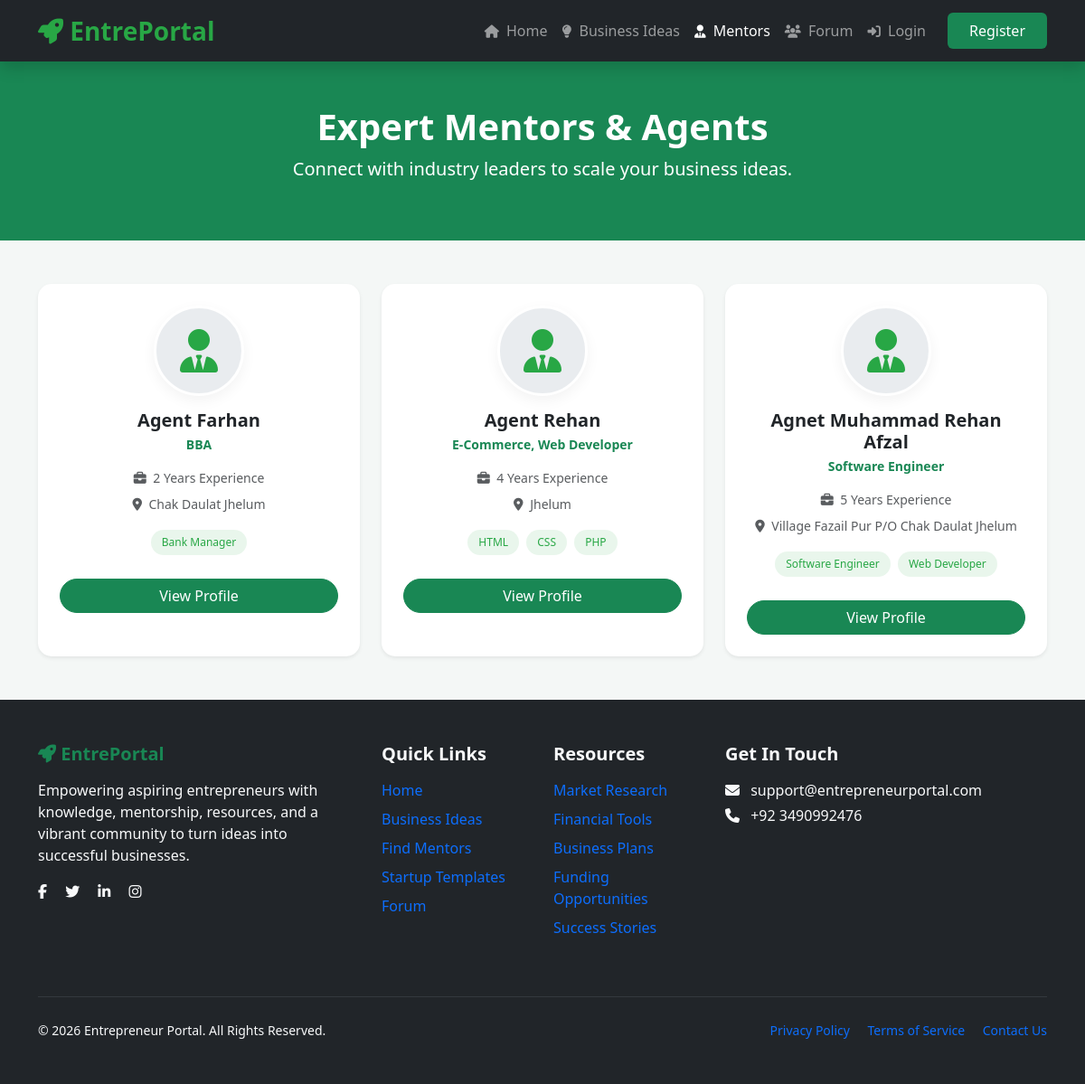
Page /view-mentors.php on the committed database.
### tables this page shows
CREATE TABLE `agents` (
  `id` int(11) NOT NULL,
  `user_id` int(11) NOT NULL,
  `business_domain` varchar(150) NOT NULL,
  `experience_years` int(11) DEFAULT NULL,
  `expertise` text DEFAULT NULL,
  `linkedin_profile` varchar(255) DEFAULT NULL,
  `profile_completed` tinyint(1) DEFAULT 0,
  `created_at` timestamp NOT NULL DEFAULT current_timestamp(),
  `updated_at` timestamp NOT NULL DEFAULT current_timestamp() ON UPDATE current_timestamp()
);

CREATE TABLE `users` (
  `id` int(11) NOT NULL,
  `full_name` varchar(100) NOT NULL,
  `email` varchar(100) NOT NULL,
  `password` varchar(255) NOT NULL,
  `phone` varchar(20) DEFAULT NULL,
  `bio` text DEFAULT NULL,
  `location` varchar(100) DEFAULT NULL,
  `role` enum('user','agent','admin') NOT NULL DEFAULT 'user',
  `status` enum('pending','approved','rejected') NOT NULL DEFAULT 'pending',
  `created_at` timestamp NOT NULL DEFAULT current_timestamp()
);

### view-mentors.php (the view, shortened to what this page needs)
<?php
include 'config.php';
$query = "SELECT u.id, u.full_name, u.location, u.bio, a.business_domain, a.expertise, a.experience_years
          FROM users u
          INNER JOIN agents a ON u.id = a.user_id
          WHERE u.role = 'agent' AND u.status = 'approved'
          ORDER BY u.created_at DESC";
$mentors = mysqli_query($conn, $query);
?>
<!DOCTYPE html>
<html lang="en">
<head>
    <link href="https://cdn.jsdelivr.net/npm/bootstrap@5.3.3/dist/css/bootstrap.min.css" rel="stylesheet">
    <link href="https://cdnjs.cloudflare.com/ajax/libs/font-awesome/6.5.1/css/all.min.css" rel="stylesheet">
</head>
<body>
<?php include 'navbar.php'; ?>
<section class="py-5 bg-success text-white text-center mb-5">
    <div class="container">
        <h1 class="fw-bold">Expert Mentors & Agents</h1>
        <p class="lead">Connect with industry leaders to scale your business ideas.</p>
    </div>
</section>
<div class="container mb-5">
    <div class="row g-4">
        <?php if(mysqli_num_rows($mentors) > 0): ?>
            <?php while($row = mysqli_fetch_assoc($mentors)): ?>
            <div class="col-lg-4 col-md-6">
                <div class="card mentor-card h-100 shadow-sm text-center p-4">
                    <div class="mentor-img-wrapper">
                        <i class="fas fa-user-tie fa-3x"></i>
                    </div>
                    <h5 class="fw-bold mb-1"><?= htmlspecialchars($row['full_name']) ?></h5>
                    <p class="text-success small fw-bold mb-3"><?= htmlspecialchars($row['business_domain']) ?></p>
                    <div class="mb-3">
                        <small class="text-muted d-block mb-2">
                            <i class="fas fa-briefcase me-1"></i> <?= $row['experience_years'] ?> Years Experience
                        </small>
                        <small class="text-muted d-block">
                            <i class="fas fa-map-marker-alt me-1"></i> <?= htmlspecialchars($row['location'] ?: 'Remote') ?>
                        </small>
                    </div>
                    <div class="mb-4">
                        <?php
                        $tags = explode(',', $row['expertise']);
                        foreach(array_slice($tags, 0, 3) as $tag): if(!empty($tag)): ?>
                            <span class="expertise-badge"><?= htmlspecialchars(trim($tag)) ?></span>
                        <?php endif; endforeach; ?>
                    </div>
                    <div class="d-grid gap-2">
                        <a href="view-profile.php?id=<?= $row['id'] ?>" class="btn btn-success rounded-pill">
                            View Profile
                        </a>
                    </div>
                </div>
            </div>
            <?php endwhile; ?>
        <?php endif; ?>
    </div>
</div>
<?php include 'footer.php'; ?>
</body>
</html>

### view-mentors.php (style rules this page uses)
body { background-color: #f4f7f6; }
.mentor-card { border: none; border-radius: 15px; transition: 0.3s; overflow: hidden; }
.mentor-img-wrapper { width: 100px; height: 100px; background: #e9ecef; border-radius: 50%; display: flex; align-items: center; justify-content: center; margin: 0 auto 15px; color: #28a745; border: 3px solid #fff; box-shadow: 0 5px 15px rgba(0,0,0,0.05); }
.expertise-badge { background: rgba(40, 167, 69, 0.1); color: #28a745; font-size: 0.75rem; border-radius: 20px; padding: 5px 12px; margin: 2px; display: inline-block; }

### navbar.php (style rules this page uses)
:root { --primary: #28a745; --dark: #212529; }

### rows in the picture
agents: user.full_name "Agent Farhan", business_domain "BBA", experience_years "2", user.location "Chak Daulat Jhelum", expertise "Bank Manager"
agents: user.full_name "Agent Rehan", business_domain "E-Commerce, Web Developer", experience_years "4", user.location "Jhelum", expertise "HTML", expertise "CSS", expertise "PHP"
agents: user.full_name "Agnet Muhammad Rehan Afzal", business_domain "Software Engineer", experience_years "5", user.location "Village Fazail Pur P/O Chak Daulat Jhelum", expertise "Software Engineer", expertise "Web Developer"
